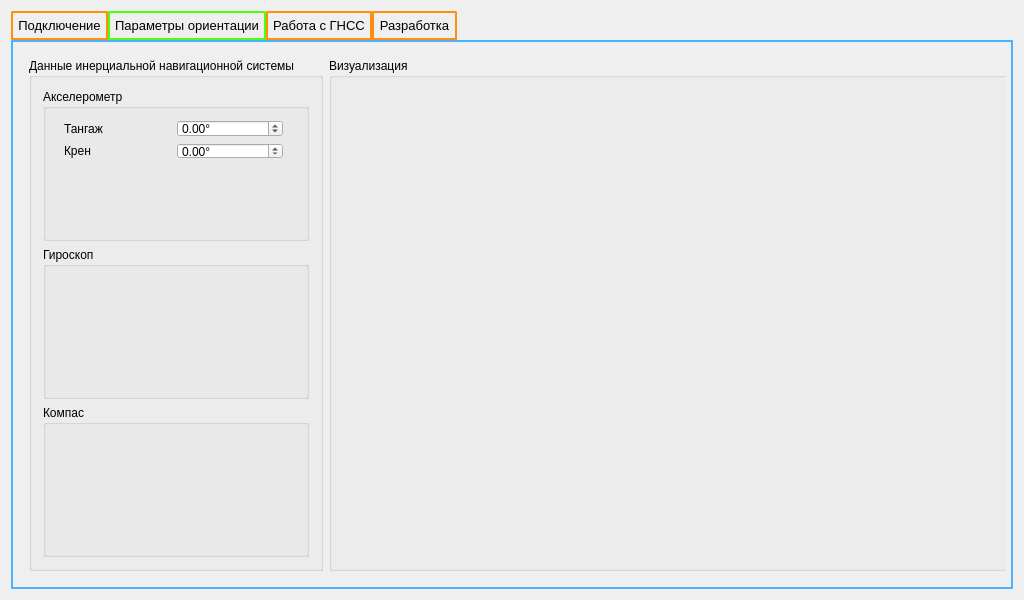
<?xml version="1.0" encoding="UTF-8"?>
<ui version="4.0">
 <class>MainWindow</class>
 <widget class="QMainWindow" name="MainWindow">
  <property name="geometry">
   <rect>
    <x>0</x>
    <y>0</y>
    <width>1024</width>
    <height>600</height>
   </rect>
  </property>
  <property name="minimumSize">
   <size>
    <width>1024</width>
    <height>600</height>
   </size>
  </property>
  <property name="windowTitle">
   <string>BINS</string>
  </property>
  <property name="iconSize">
   <size>
    <width>32</width>
    <height>32</height>
   </size>
  </property>
  <widget class="QWidget" name="centralWidget">
   <layout class="QGridLayout" name="gridLayout">
    <item row="0" column="0">
     <widget class="QTabWidget" name="CentralTab">
      <property name="font">
       <font>
        <family>Segoe UI</family>
        <pointsize>10</pointsize>
       </font>
      </property>
      <property name="toolTip">
       <string/>
      </property>
      <property name="toolTipDuration">
       <number>-1</number>
      </property>
      <property name="styleSheet">
       <string notr="true">QTabWidget::pane { 
 min-width: 10ex;
 padding: 5px;
 border: 2px solid #C4C4C7;
border-bottom-color:rgb(75, 177, 255);
	border-top-color: rgb(75, 177, 255);
	border-left-color: rgb(75, 177, 255);
	border-right-color: rgb(75, 177, 255);
} 
QTabBar::tab {
    background: qlineargradient(x1: 0, y1: 0, x2: 0, y2: 1,
                                stop: 0 #E1E1E1, stop: 0.4 #DDDDDD,
                                stop: 0.5 #D8D8D8, stop: 1.0 #D3D3D3);
    border: 2px solid #C4C4C7;
	border-bottom-color: rgb(255, 143, 14);
	border-top-color: rgb(255, 143, 14);
	border-left-color: rgb(255, 143, 14);
	border-right-color: rgb(255, 143, 14);
    border-top-left-radius: 2px;
    border-top-right-radius: 2px;
    min-width: 10ex;
    padding: 5px;
}

QTabBar::tab:selected, QTabBar::tab:hover {
    background: qlineargradient(x1: 0, y1: 0, x2: 0, y2: 1,
                                stop: 0 #fafafa, stop: 0.4 #f4f4f4,
                                stop: 0.5 #e7e7e7, stop: 1.0 #fafafa);
}

QTabBar::tab:selected {
    border-color: #9B9B9B;
    border-bottom-color: #C2C7CB; 
   border: 2px solid #C4C4C7;
	border-bottom-color:rgb(79, 255, 15);
	border-top-color: rgb(79, 255, 15);
	border-left-color: rgb(79, 255, 15);
	border-right-color: rgb(79, 255, 15);
    border-top-left-radius: 2px;
    border-top-right-radius: 2px;
    min-width: 10ex;
    padding: 5px;
}
</string>
      </property>
      <property name="currentIndex">
       <number>1</number>
      </property>
      <widget class="QWidget" name="Connection">
       <property name="font">
        <font>
         <family>Segoe UI</family>
         <pointsize>9</pointsize>
         <weight>50</weight>
         <bold>false</bold>
        </font>
       </property>
       <attribute name="title">
        <string>Подключение</string>
       </attribute>
       <layout class="QGridLayout" name="gridLayout_3">
        <item row="0" column="0">
         <widget class="QGroupBox" name="COMBox">
          <property name="font">
           <font>
            <family>Segoe UI</family>
            <pointsize>9</pointsize>
           </font>
          </property>
          <property name="title">
           <string>Текущие настройки подключения</string>
          </property>
          <layout class="QGridLayout" name="gridLayout_2">
           <item row="0" column="0">
            <layout class="QGridLayout" name="settings_grid">
             <item row="7" column="0" colspan="2">
              <widget class="QPushButton" name="open_port_button">
               <property name="font">
                <font>
                 <family>Segoe UI</family>
                 <pointsize>11</pointsize>
                </font>
               </property>
               <property name="styleSheet">
                <string notr="true">*{
    border-width: 1px;
    border-style: solid;
    border-radius: 4px;
}

*:closed{
	border-color:rgb(0, 0, 0);
	background:rgb(157, 255, 157);
}

*:pressed{
	border-color:rgbrgb(0, 139, 46);
	background:rgbrgb(0, 139, 46);
}</string>
               </property>
               <property name="text">
                <string>Открыть</string>
               </property>
              </widget>
             </item>
             <item row="1" column="0">
              <widget class="QLabel" name="access_com">
               <property name="font">
                <font>
                 <family>Segoe UI</family>
                 <pointsize>9</pointsize>
                </font>
               </property>
               <property name="text">
                <string>Список доступных устройств</string>
               </property>
               <property name="alignment">
                <set>Qt::AlignLeading|Qt::AlignLeft|Qt::AlignVCenter</set>
               </property>
              </widget>
             </item>
             <item row="6" column="0">
              <spacer name="verticalSpacer">
               <property name="orientation">
                <enum>Qt::Vertical</enum>
               </property>
               <property name="sizeHint" stdset="0">
                <size>
                 <width>20</width>
                 <height>40</height>
                </size>
               </property>
              </spacer>
             </item>
             <item row="7" column="2">
              <widget class="QPushButton" name="close_port_button">
               <property name="font">
                <font>
                 <family>Segoe UI</family>
                 <pointsize>11</pointsize>
                </font>
               </property>
               <property name="styleSheet">
                <string notr="true">*{
    border-width: 1px;
    border-style: solid;
    border-radius: 4px;
}

*:closed{
	border-color:rgb(0, 0, 0);
	background:rgb(255, 166, 131)
}
*:pressed{
	border-color:rgb(255, 179, 180);
	background:rgb(128, 0, 0);
}</string>
               </property>
               <property name="text">
                <string>Закрыть</string>
               </property>
              </widget>
             </item>
             <item row="5" column="2">
              <widget class="QComboBox" name="com_box">
               <property name="minimumSize">
                <size>
                 <width>101</width>
                 <height>21</height>
                </size>
               </property>
               <property name="font">
                <font>
                 <family>Segoe UI</family>
                 <pointsize>9</pointsize>
                </font>
               </property>
              </widget>
             </item>
             <item row="2" column="0" colspan="3">
              <widget class="QTextBrowser" name="com_text">
               <property name="minimumSize">
                <size>
                 <width>331</width>
                 <height>192</height>
                </size>
               </property>
              </widget>
             </item>
             <item row="8" column="0" colspan="3">
              <widget class="QLineEdit" name="console_com">
               <property name="font">
                <font>
                 <family>Segoe UI</family>
                 <pointsize>10</pointsize>
                </font>
               </property>
              </widget>
             </item>
             <item row="5" column="0" colspan="2">
              <widget class="QLabel" name="cur_com">
               <property name="font">
                <font>
                 <family>Segoe UI</family>
                 <pointsize>9</pointsize>
                </font>
               </property>
               <property name="layoutDirection">
                <enum>Qt::LeftToRight</enum>
               </property>
               <property name="autoFillBackground">
                <bool>false</bool>
               </property>
               <property name="text">
                <string>Текущее выбранное устройство</string>
               </property>
               <property name="alignment">
                <set>Qt::AlignLeading|Qt::AlignLeft|Qt::AlignVCenter</set>
               </property>
              </widget>
             </item>
             <item row="1" column="2">
              <widget class="QPushButton" name="refresh_port_button">
               <property name="text">
                <string>Обновить</string>
               </property>
              </widget>
             </item>
            </layout>
           </item>
          </layout>
         </widget>
        </item>
        <item row="0" column="1">
         <widget class="QGroupBox" name="groupBox">
          <property name="minimumSize">
           <size>
            <width>381</width>
            <height>511</height>
           </size>
          </property>
          <property name="font">
           <font>
            <family>Segoe UI</family>
            <pointsize>9</pointsize>
           </font>
          </property>
          <property name="title">
           <string>Отображение данных</string>
          </property>
          <layout class="QGridLayout" name="gridLayout_4">
           <item row="0" column="0">
            <layout class="QGridLayout" name="gridData">
             <item row="0" column="0">
              <widget class="QTableView" name="table_proto">
               <attribute name="horizontalHeaderDefaultSectionSize">
                <number>200</number>
               </attribute>
               <attribute name="horizontalHeaderMinimumSectionSize">
                <number>36</number>
               </attribute>
               <attribute name="verticalHeaderDefaultSectionSize">
                <number>30</number>
               </attribute>
              </widget>
             </item>
            </layout>
           </item>
          </layout>
         </widget>
        </item>
       </layout>
      </widget>
      <widget class="QWidget" name="SeeWindow">
       <attribute name="title">
        <string>Параметры ориентации</string>
       </attribute>
       <layout class="QGridLayout" name="gridLayout_7">
        <item row="0" column="1">
         <widget class="QGroupBox" name="groupBox_2">
          <property name="minimumSize">
           <size>
            <width>700</width>
            <height>511</height>
           </size>
          </property>
          <property name="font">
           <font>
            <family>Segoe UI</family>
            <pointsize>9</pointsize>
           </font>
          </property>
          <property name="title">
           <string>Визуализация</string>
          </property>
          <layout class="QGridLayout" name="gridLayout_9">
           <item row="0" column="0">
            <layout class="QGridLayout" name="gridLayout_6">
             <item row="0" column="0">
              <widget class="GLWidget" name="model" native="true">
               <property name="focusPolicy">
                <enum>Qt::ClickFocus</enum>
               </property>
              </widget>
             </item>
            </layout>
           </item>
          </layout>
         </widget>
        </item>
        <item row="0" column="0">
         <widget class="QGroupBox" name="COMBox_2">
          <property name="font">
           <font>
            <family>Segoe UI</family>
            <pointsize>9</pointsize>
           </font>
          </property>
          <property name="title">
           <string>Данные инерциальной навигационной системы</string>
          </property>
          <layout class="QGridLayout" name="gridLayout_8">
           <item row="0" column="0">
            <layout class="QGridLayout" name="gridLayout_5">
             <item row="2" column="0">
              <widget class="QGroupBox" name="COMBox_4">
               <property name="font">
                <font>
                 <family>Segoe UI</family>
                 <pointsize>9</pointsize>
                </font>
               </property>
               <property name="title">
                <string>Компас</string>
               </property>
              </widget>
             </item>
             <item row="0" column="0">
              <widget class="QGroupBox" name="COMBox_3">
               <property name="font">
                <font>
                 <family>Segoe UI</family>
                 <pointsize>9</pointsize>
                </font>
               </property>
               <property name="title">
                <string>Акселерометр</string>
               </property>
               <widget class="QWidget" name="gridLayoutWidget_3">
                <property name="geometry">
                 <rect>
                  <x>10</x>
                  <y>20</y>
                  <width>241</width>
                  <height>61</height>
                 </rect>
                </property>
                <layout class="QGridLayout" name="gridLayout_10">
                 <item row="0" column="0">
                  <widget class="QLabel" name="access_com_2">
                   <property name="font">
                    <font>
                     <family>Segoe UI</family>
                     <pointsize>9</pointsize>
                    </font>
                   </property>
                   <property name="text">
                    <string>Тангаж</string>
                   </property>
                   <property name="alignment">
                    <set>Qt::AlignLeading|Qt::AlignLeft|Qt::AlignVCenter</set>
                   </property>
                  </widget>
                 </item>
                 <item row="1" column="0">
                  <widget class="QLabel" name="access_com_3">
                   <property name="font">
                    <font>
                     <family>Segoe UI</family>
                     <pointsize>9</pointsize>
                    </font>
                   </property>
                   <property name="text">
                    <string>Крен</string>
                   </property>
                   <property name="alignment">
                    <set>Qt::AlignLeading|Qt::AlignLeft|Qt::AlignVCenter</set>
                   </property>
                  </widget>
                 </item>
                 <item row="0" column="1">
                  <widget class="QDoubleSpinBox" name="pitch_sb">
                   <property name="prefix">
                    <string/>
                   </property>
                   <property name="suffix">
                    <string>°</string>
                   </property>
                   <property name="minimum">
                    <double>-999.000000000000000</double>
                   </property>
                   <property name="maximum">
                    <double>999.000000000000000</double>
                   </property>
                  </widget>
                 </item>
                 <item row="1" column="1">
                  <widget class="QDoubleSpinBox" name="pitch_sb_2">
                   <property name="prefix">
                    <string/>
                   </property>
                   <property name="suffix">
                    <string>°</string>
                   </property>
                   <property name="minimum">
                    <double>-999.000000000000000</double>
                   </property>
                   <property name="maximum">
                    <double>999.000000000000000</double>
                   </property>
                  </widget>
                 </item>
                </layout>
               </widget>
              </widget>
             </item>
             <item row="1" column="0">
              <widget class="QGroupBox" name="COMBox_5">
               <property name="font">
                <font>
                 <family>Segoe UI</family>
                 <pointsize>9</pointsize>
                </font>
               </property>
               <property name="title">
                <string>Гироскоп</string>
               </property>
              </widget>
             </item>
            </layout>
           </item>
          </layout>
         </widget>
        </item>
       </layout>
      </widget>
      <widget class="QWidget" name="tab">
       <attribute name="title">
        <string>Работа с ГНСС</string>
       </attribute>
      </widget>
      <widget class="QWidget" name="tab_2">
       <attribute name="title">
        <string>Разработка</string>
       </attribute>
      </widget>
     </widget>
    </item>
   </layout>
  </widget>
  <action name="action">
   <property name="text">
    <string>Информация о программе</string>
   </property>
  </action>
  <action name="action_2">
   <property name="text">
    <string>Выход</string>
   </property>
  </action>
 </widget>
 <layoutdefault spacing="6" margin="11"/>
 <customwidgets>
  <customwidget>
   <class>GLWidget</class>
   <extends>QWidget</extends>
   <header>glwidget.h</header>
   <container>1</container>
  </customwidget>
 </customwidgets>
 <resources/>
 <connections/>
</ui>
